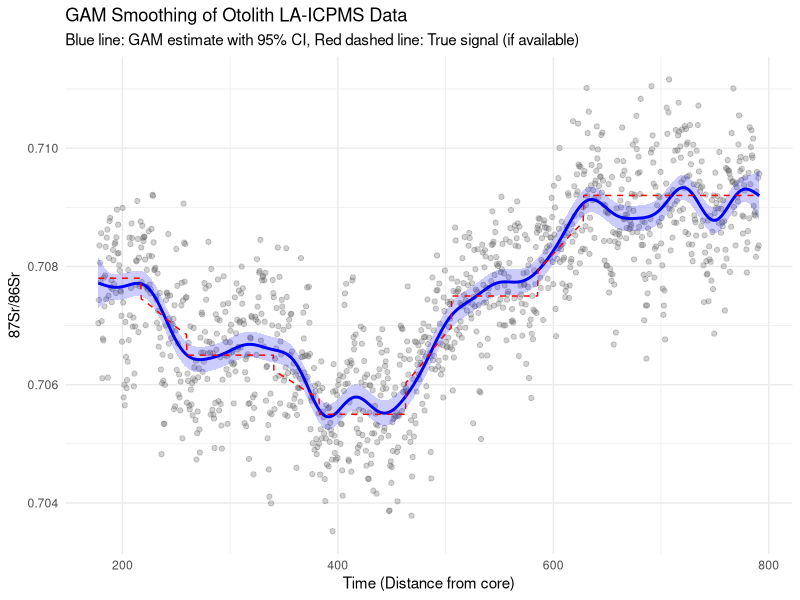
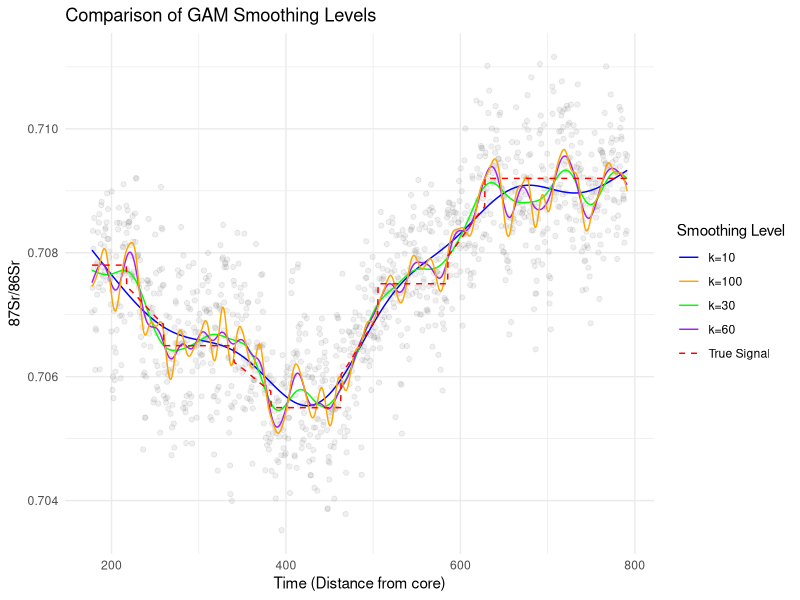

Recreate these plots in R, in order.
# GAM Smoothing for Otolith LA-ICPMS Data
# ==================================
# This script implements a basic Generalized Additive Model (GAM) for smoothing 
# strontium isotope time series from otolith LA-ICPMS measurements

# Load required libraries
library(mgcv)     # For GAM modeling
library(ggplot2)  # For visualization

# Read in the simulated data
data <- read.csv("simulated_isotope_data.csv")

# Look at the data structure
head(data)
summary(data$Iso)

# Fit GAM model to isotope data
# The 'k' parameter controls smoothness (higher k = more flexible curve)
# Method "REML" (Restricted Maximum Likelihood) helps prevent overfitting
gam_model <- gam(Iso ~ s(Time, k=30), data = data, method = "REML")

# Display basic model summary
summary(gam_model)

# Extract model predictions
predictions <- predict(gam_model, se.fit = TRUE)

# Add predictions to the original data
data$fitted <- predictions$fit
data$se <- predictions$se.fit
data$lower_ci <- data$fitted - 1.96 * data$se
data$upper_ci <- data$fitted + 1.96 * data$se

# Simple visualization
p <- ggplot(data) +
  # Raw data points in gray
  geom_point(aes(x = Time, y = Iso), alpha = 0.3, color = "gray40") +
  # GAM fit in blue
  geom_line(aes(x = Time, y = fitted), color = "blue", size = 1) +
  # 95% confidence interval as shaded region
  geom_ribbon(aes(x = Time, ymin = lower_ci, ymax = upper_ci), 
              alpha = 0.2, fill = "blue") +
  # If true signal is available in the data, add it for comparison
  {if("BaseSignal" %in% names(data)) 
    geom_line(aes(x = Time, y = BaseSignal), color = "red", linetype = "dashed")
  } +
  # Labels and theme
  labs(title = "GAM Smoothing of Otolith LA-ICPMS Data",
       subtitle = "Blue line: GAM estimate with 95% CI, Red dashed line: True signal (if available)",
       x = "Time (Distance from core)",
       y = "87Sr/86Sr") +
  theme_minimal()

# Display the plot
print(p)

# Optional: Save the plot
# ggsave("gam_smoothing_plot.png", p, width = 10, height = 6)

# Alternative visualization with different smoothing parameters
# Try a few different values for the smoothing parameter k
k_values <- c(10, 30, 60, 100)

# Create an empty list to store the models
models_list <- list()

# Fit models with different k values
for (k in k_values) {
  models_list[[as.character(k)]] <- gam(Iso ~ s(Time, k=k), data = data, method = "REML")
}

# Extract predictions from each model
for (k in k_values) {
  k_str <- as.character(k)
  pred <- predict(models_list[[k_str]], se.fit = TRUE)
  data[[paste0("fitted_k", k)]] <- pred$fit
}

# Plot comparing different smoothing levels
p_compare <- ggplot(data) +
  geom_point(aes(x = Time, y = Iso), alpha = 0.1, color = "gray40") +
  geom_line(aes(x = Time, y = fitted_k10, color = "k=10")) +
  geom_line(aes(x = Time, y = fitted_k30, color = "k=30")) +
  geom_line(aes(x = Time, y = fitted_k60, color = "k=60")) +
  geom_line(aes(x = Time, y = fitted_k100, color = "k=100")) +
  {if("BaseSignal" %in% names(data)) 
    geom_line(aes(x = Time, y = BaseSignal, color = "True Signal"), linetype = "dashed")
  } +
  scale_color_manual(name = "Smoothing Level", 
                     values = c("k=10" = "blue", "k=30" = "green", 
                                "k=60" = "purple", "k=100" = "orange",
                                "True Signal" = "red")) +
  labs(title = "Comparison of GAM Smoothing Levels",
       x = "Time (Distance from core)",
       y = "87Sr/86Sr") +
  theme_minimal()

# Display the comparison plot
print(p_compare)

# Optional: Save the comparison plot
# ggsave("gam_smoothing_comparison.png", p_compare, width = 10, height = 6)